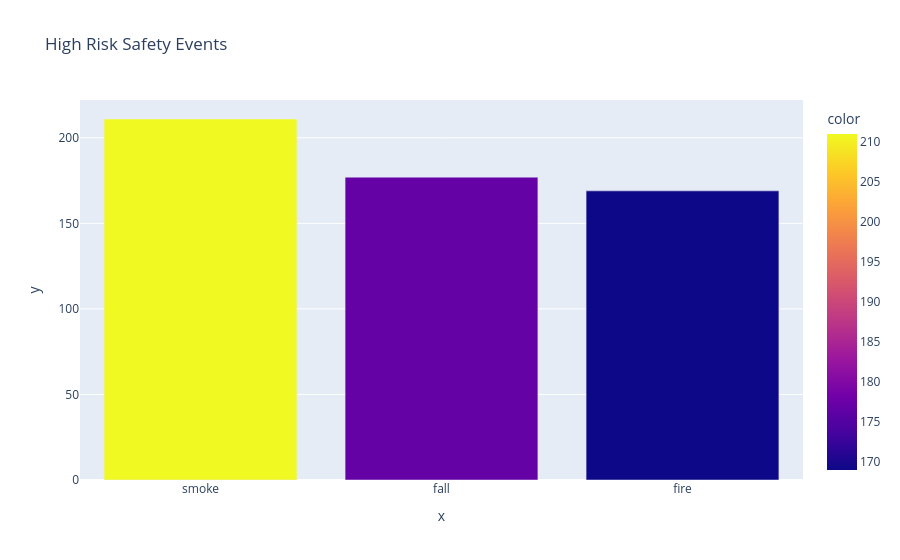

The notebook cell saved with this chart:
### Code cell
risk_counts = high_risk['label'].value_counts()

fig = px.bar(
    x=risk_counts.index,
    y=risk_counts.values,
    title="High Risk Safety Events",
    color=risk_counts.values
)

fig.show()

### Figure 1 — Plotly figure (JSON) as saved in the notebook; plotly's stock layout.template omitted (floating-point values rounded to 4 significant figures)
{"data": [{"alignmentgroup": "True", "hovertemplate": "x=%{x}<br>y=%{y}<br>color=%{marker.color}<extra></extra>", "legendgroup": "", "marker": {"color": [211, 177, 169], "coloraxis": "coloraxis", "pattern": {"shape": ""}}, "name": "", "offsetgroup": "", "orientation": "v", "showlegend": false, "textposition": "auto", "type": "bar", "x": ["smoke", "fall", "fire"], "xaxis": "x", "y": [211, 177, 169], "yaxis": "y"}], "layout": {"autosize": true, "barmode": "relative", "coloraxis": {"colorbar": {"title": {"text": "color"}}, "colorscale": [[0, "#0d0887"], [0.1111, "#46039f"], [0.2222, "#7201a8"], [0.3333, "#9c179e"], [0.4444, "#bd3786"], [0.5556, "#d8576b"], [0.6667, "#ed7953"], [0.7778, "#fb9f3a"], [0.8889, "#fdca26"], [1, "#f0f921"]]}, "legend": {"tracegroupgap": 0}, "title": {"text": "High Risk Safety Events"}, "xaxis": {"anchor": "y", "autorange": true, "domain": [0, 1], "range": [-0.5, 2.5], "title": {"text": "x"}, "type": "category"}, "yaxis": {"anchor": "x", "autorange": true, "domain": [0, 1], "range": [0, 222.1], "title": {"text": "y"}, "type": "linear"}}}
